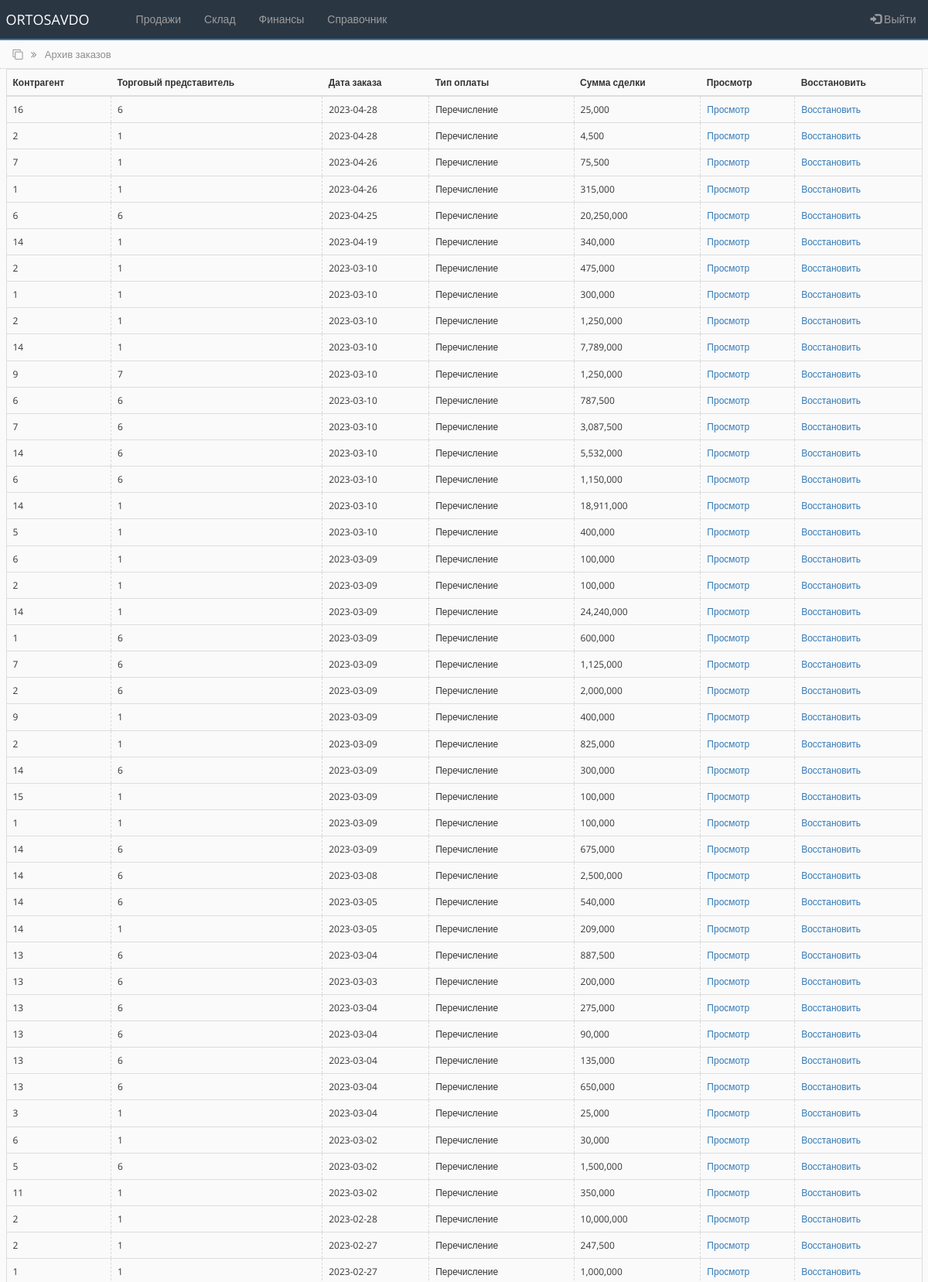
The app's page /test.php (signed in, upper part) with its own data.
### tables this page shows
CREATE TABLE `main_ord_tbl` (
  `id` int(100) NOT NULL,
  `contractor` varchar(250) NOT NULL,
  `sale_agent` varchar(250) NOT NULL,
  `ord_date` date NOT NULL,
  `payment_type` varchar(250) NOT NULL,
  `transaction_amount` int(100) NOT NULL,
  `order_status` int(100) NOT NULL DEFAULT '0'
);

### test.php (the view, shortened to what this page needs)
<?php
include('settings.php');
$query = "SELECT * FROM main_ord_tbl WHERE order_status='1' ORDER by id DESC";
$rs_result = mysqli_query ($connect, $query);
?>
<!DOCTYPE html>
<html lang="en">
<head>
    <link rel="stylesheet" href="https://maxcdn.bootstrapcdn.com/bootstrap/3.4.1/css/bootstrap.min.css">
    <link rel="stylesheet" href="https://cdnjs.cloudflare.com/ajax/libs/font-awesome/4.7.0/css/font-awesome.min.css">
    <link rel="stylesheet" href="css/bootstrap-grid.min.css">
    <link rel="stylesheet" href="css/style.css">
</head>
<body>
<?php include 'partSite/nav.php'; ?>
<div class="page_name">
    <div class="container-fluid">
        <i class="fa fa-clone" aria-hidden="true"></i>
        <i class="fa fa-angle-double-right right_cus"></i>
        <span class="right_cus">Архив заказов</span>
    </div>
</div>
<div class="all_table">
    <div class="container-fluid">
        <table class="table table-hover">
        <thead>
            <tr>
            <th scope="col">Контрагент</th>
            <th scope="col">Торговый представитель</th>
            <th scope="col">Дата заказа</th>
            <th scope="col">Тип оплаты</th>
            <th scope="col">Сумма сделки</th>
            <th scope="col">Просмотр</th>
            <th scope="col">Восстановить</th>
            </tr>
        </thead>
        <tbody>
<?php
    while ($row = mysqli_fetch_array($rs_result)) {
?>
            <tr>
                <td><?php echo $row["contractor"]; ?></td>
                <td><?php echo $row["sale_agent"]; ?></td>
                <td><?php echo $row["ord_date"]; ?></td>
                <td><?php echo $row["payment_type"]; ?></td>
                <td><?php echo number_format($row['transaction_amount']); ?></td>
                <td><a href="">Просмотр</a></td>
                <td><a href="" onclick="return confirm('Восстановить?')" role="button">Восстановить</a></td>
            </tr>
<?php
    };
?>
        </tbody>
        </table>
    </div>
</div>
</body>
</html>

### css/style.css (style rules this page uses)
* { box-sizing: border-box; margin: 0; padding: 0; transition: all 0.01s; }
body { background-color: #FAFAFB; font-family: "Open Sans", sans-serif; font-size: 12px; }
.page_name { width: 100%; height: 37px; padding: 9px; margin-top: -20px; border-bottom: 1px dotted #CDCDCD; color: #8d8d8d; font-size: 13px; }
.right_cus { margin-left: 7px; }
.table { border-collapse: collapse; border: 1px solid #dddddd; margin-bottom: 0px; padding-top: 10px; }
table > tbody > tr > td { vertical-align: middle; border-left: 0.00001px dashed #d9d9d9; height: 80%; }

### records on screen
main_ord_tbl: contractor "16", sale_agent "6", ord_date "2023-04-28", payment_type "Перечисление", transaction_amount "25,000"
main_ord_tbl: contractor "2", sale_agent "1", ord_date "2023-04-28", payment_type "Перечисление", transaction_amount "4,500"
main_ord_tbl: contractor "7", sale_agent "1", ord_date "2023-04-26", payment_type "Перечисление", transaction_amount "75,500"
main_ord_tbl: contractor "1", sale_agent "1", ord_date "2023-04-26", payment_type "Перечисление", transaction_amount "315,000"
main_ord_tbl: contractor "6", sale_agent "6", ord_date "2023-04-25", payment_type "Перечисление", transaction_amount "20,250,000"
main_ord_tbl: contractor "14", sale_agent "1", ord_date "2023-04-19", payment_type "Перечисление", transaction_amount "340,000"
main_ord_tbl: contractor "2", sale_agent "1", ord_date "2023-03-10", payment_type "Перечисление", transaction_amount "475,000"
main_ord_tbl: contractor "1", sale_agent "1", ord_date "2023-03-10", payment_type "Перечисление", transaction_amount "300,000"
main_ord_tbl: contractor "2", sale_agent "1", ord_date "2023-03-10", payment_type "Перечисление", transaction_amount "1,250,000"
main_ord_tbl: contractor "14", sale_agent "1", ord_date "2023-03-10", payment_type "Перечисление", transaction_amount "7,789,000"
main_ord_tbl: contractor "9", sale_agent "7", ord_date "2023-03-10", payment_type "Перечисление", transaction_amount "1,250,000"
main_ord_tbl: contractor "6", sale_agent "6", ord_date "2023-03-10", payment_type "Перечисление", transaction_amount "787,500"
main_ord_tbl: contractor "7", sale_agent "6", ord_date "2023-03-10", payment_type "Перечисление", transaction_amount "3,087,500"
main_ord_tbl: contractor "14", sale_agent "6", ord_date "2023-03-10", payment_type "Перечисление", transaction_amount "5,532,000"
main_ord_tbl: contractor "6", sale_agent "6", ord_date "2023-03-10", payment_type "Перечисление", transaction_amount "1,150,000"
main_ord_tbl: contractor "14", sale_agent "1", ord_date "2023-03-10", payment_type "Перечисление", transaction_amount "18,911,000"
main_ord_tbl: contractor "5", sale_agent "1", ord_date "2023-03-10", payment_type "Перечисление", transaction_amount "400,000"
main_ord_tbl: contractor "6", sale_agent "1", ord_date "2023-03-09", payment_type "Перечисление", transaction_amount "100,000"
main_ord_tbl: contractor "2", sale_agent "1", ord_date "2023-03-09", payment_type "Перечисление", transaction_amount "100,000"
main_ord_tbl: contractor "14", sale_agent "1", ord_date "2023-03-09", payment_type "Перечисление", transaction_amount "24,240,000"
main_ord_tbl: contractor "1", sale_agent "6", ord_date "2023-03-09", payment_type "Перечисление", transaction_amount "600,000"
main_ord_tbl: contractor "7", sale_agent "6", ord_date "2023-03-09", payment_type "Перечисление", transaction_amount "1,125,000"
main_ord_tbl: contractor "2", sale_agent "6", ord_date "2023-03-09", payment_type "Перечисление", transaction_amount "2,000,000"
main_ord_tbl: contractor "9", sale_agent "1", ord_date "2023-03-09", payment_type "Перечисление", transaction_amount "400,000"
main_ord_tbl: contractor "2", sale_agent "1", ord_date "2023-03-09", payment_type "Перечисление", transaction_amount "825,000"
main_ord_tbl: contractor "14", sale_agent "6", ord_date "2023-03-09", payment_type "Перечисление", transaction_amount "300,000"
main_ord_tbl: contractor "15", sale_agent "1", ord_date "2023-03-09", payment_type "Перечисление", transaction_amount "100,000"
main_ord_tbl: contractor "1", sale_agent "1", ord_date "2023-03-09", payment_type "Перечисление", transaction_amount "100,000"
main_ord_tbl: contractor "14", sale_agent "6", ord_date "2023-03-09", payment_type "Перечисление", transaction_amount "675,000"
main_ord_tbl: contractor "14", sale_agent "6", ord_date "2023-03-08", payment_type "Перечисление", transaction_amount "2,500,000"
main_ord_tbl: contractor "14", sale_agent "6", ord_date "2023-03-05", payment_type "Перечисление", transaction_amount "540,000"
main_ord_tbl: contractor "14", sale_agent "1", ord_date "2023-03-05", payment_type "Перечисление", transaction_amount "209,000"
main_ord_tbl: contractor "13", sale_agent "6", ord_date "2023-03-04", payment_type "Перечисление", transaction_amount "887,500"
main_ord_tbl: contractor "13", sale_agent "6", ord_date "2023-03-03", payment_type "Перечисление", transaction_amount "200,000"
main_ord_tbl: contractor "13", sale_agent "6", ord_date "2023-03-04", payment_type "Перечисление", transaction_amount "275,000"
main_ord_tbl: contractor "13", sale_agent "6", ord_date "2023-03-04", payment_type "Перечисление", transaction_amount "90,000"
main_ord_tbl: contractor "13", sale_agent "6", ord_date "2023-03-04", payment_type "Перечисление", transaction_amount "135,000"
main_ord_tbl: contractor "13", sale_agent "6", ord_date "2023-03-04", payment_type "Перечисление", transaction_amount "650,000"
main_ord_tbl: contractor "3", sale_agent "1", ord_date "2023-03-04", payment_type "Перечисление", transaction_amount "25,000"
main_ord_tbl: contractor "6", sale_agent "1", ord_date "2023-03-02", payment_type "Перечисление", transaction_amount "30,000"
main_ord_tbl: contractor "5", sale_agent "6", ord_date "2023-03-02", payment_type "Перечисление", transaction_amount "1,500,000"
main_ord_tbl: contractor "11", sale_agent "1", ord_date "2023-03-02", payment_type "Перечисление", transaction_amount "350,000"
main_ord_tbl: contractor "2", sale_agent "1", ord_date "2023-02-28", payment_type "Перечисление", transaction_amount "10,000,000"
main_ord_tbl: contractor "2", sale_agent "1", ord_date "2023-02-27", payment_type "Перечисление", transaction_amount "247,500"
main_ord_tbl: contractor "1", sale_agent "1", ord_date "2023-02-27", payment_type "Перечисление", transaction_amount "1,000,000"
